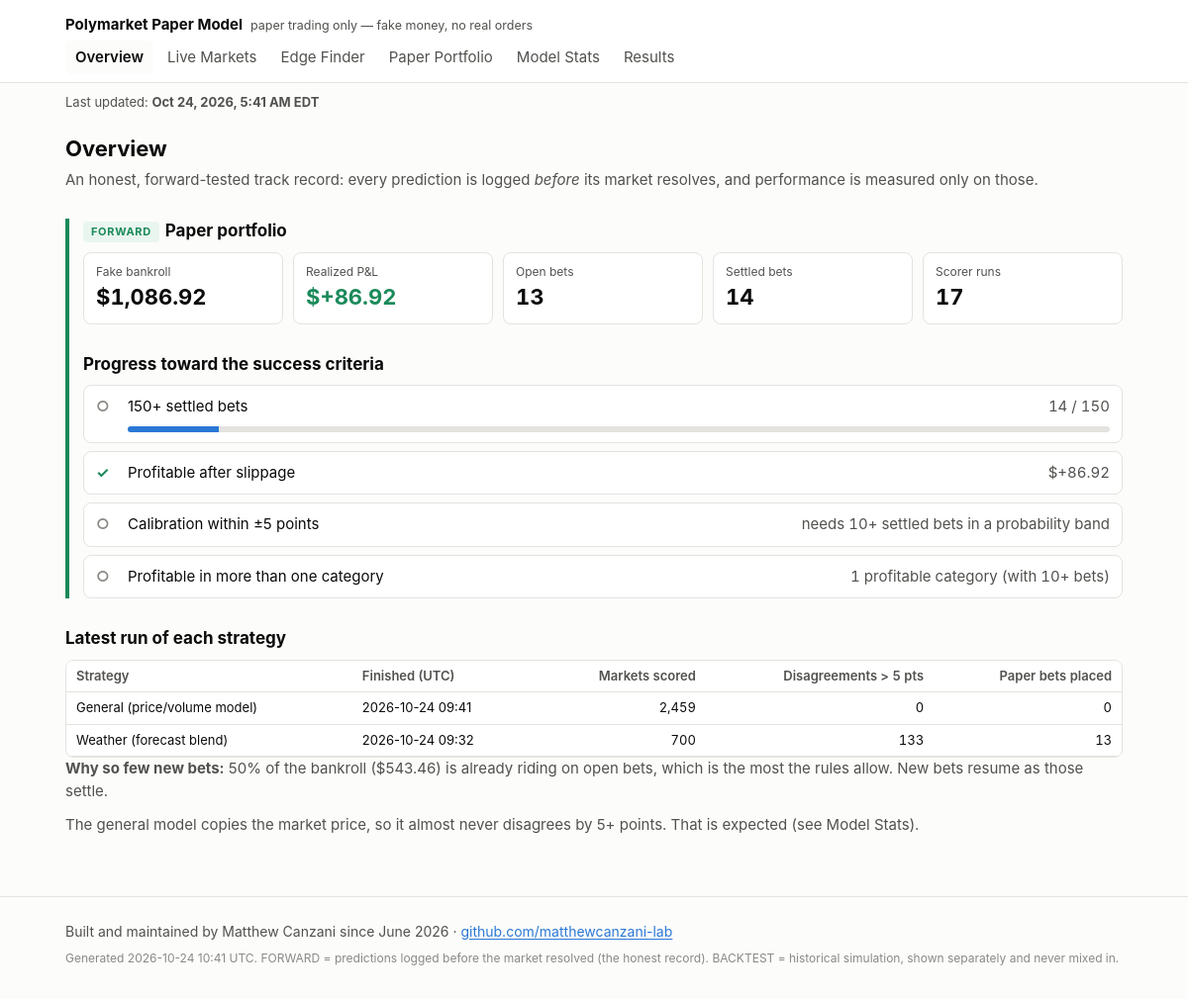
The page /index.html on the database its author committed.
### tables this page shows
CREATE TABLE runs (
    seq INTEGER PRIMARY KEY,
    run_id TEXT UNIQUE NOT NULL,
    started_at TEXT NOT NULL,
    finished_at TEXT NOT NULL,
    model_version TEXT,
    markets_scored INTEGER NOT NULL,
    signals INTEGER NOT NULL,
    bets_placed INTEGER NOT NULL,
    settings_json TEXT NOT NULL,
    prev_hash TEXT NOT NULL,
    row_hash TEXT NOT NULL
);

### pmodel/dashboard/app.py (the view)
    @app.route("/")
    @app.route("/index.html")
    def index():
        c = conn()
        fs = data.forward_stats(c)
        scores = data.load_scores(scores_path)
        return render_template("index.html", **ctx("index.html"), fs=fs, scores=scores,
                               criteria=data.success_criteria(fs), runs_by_strategy=data.latest_runs(c),
                               weather=data.load_weather_scores(weather_scores_path),
                               integrity=ledger.verify(c),
                               runs=c.execute("SELECT COUNT(*) FROM runs").fetchone()[0])

### pmodel/dashboard/data.py (called while the page is built)
def load_scores(path=None):
    path = path or config.LATEST_SCORES_PATH
    try:
        return json.loads(path.read_text())
    except (FileNotFoundError, ValueError):
        return None

def load_weather_scores(path=None):
    return load_scores(path or config.LATEST_WEATHER_SCORES_PATH)

def age_hours(iso, now=None):
    if not iso:
        return None
    from datetime import datetime, timezone
    t = datetime.strptime(iso, "%Y-%m-%dT%H:%M:%SZ").replace(tzinfo=timezone.utc)
    return ((now or datetime.now(timezone.utc)) - t).total_seconds() / 3600

def eastern(iso):
    if not iso:
        return None
    from datetime import datetime, timezone
    from zoneinfo import ZoneInfo
    t = datetime.strptime(iso, "%Y-%m-%dT%H:%M:%SZ").replace(tzinfo=timezone.utc)
    et = t.astimezone(ZoneInfo("America/New_York"))
    hour = et.strftime("%I").lstrip("0")
    return f"{et:%b} {et.day}, {et.year}, {hour}:{et:%M %p} {et.tzname()}"

def latest_runs(conn):
    seen, out = set(), []
    for r in conn.execute("SELECT * FROM runs ORDER BY seq DESC"):
        name = strategy_of(r["model_version"])
        if name not in seen:
            seen.add(name)
            out.append(dict(r, strategy=name))
    return out

def strategy_of(model_version: str) -> str:
    return "Weather (forecast blend)" if (model_version or "").startswith("weather") else \
        "General (price/volume model)"

def bets(conn):
    return [dict(r) for r in conn.execute(
        """SELECT b.*, s.settled_at, s.yes_payout, s.payout, s.pnl
           FROM bets b LEFT JOIN settlements s USING (bet_id) ORDER BY b.seq DESC""")]

### pmodel/trading/ledger.py (called while the page is built)
def _guard_triggers():
    sql = []
    for t in LEDGER_TABLES:
        for op in ("UPDATE", "DELETE"):
            sql.append(f"""CREATE TRIGGER IF NOT EXISTS {t}_no_{op.lower()}
                BEFORE {op} ON {t}
                BEGIN SELECT RAISE(ABORT, '{t} is append-only: {op} is not allowed'); END;""")
    return "\n".join(sql)

def connect(path: Path = None) -> sqlite3.Connection:
    path = Path(path or config.PREDICTIONS_DB_PATH)
    path.parent.mkdir(parents=True, exist_ok=True)
    conn = sqlite3.connect(path)
    conn.row_factory = sqlite3.Row
    conn.executescript(SCHEMA)
    conn.executescript(_guard_triggers())
    return conn

def _hash(prev_hash: str, fields: dict) -> str:
    payload = prev_hash + json.dumps(fields, sort_keys=True, separators=(",", ":"), default=str)
    return hashlib.sha256(payload.encode()).hexdigest()

### pmodel/dashboard/templates/index.html (shortened to what this page needs)
{% extends "base.html" %}
{% block body %}
<h1>Overview</h1>
<p class="lede">An honest, forward-tested track record: every prediction is logged <em>before</em> its market resolves, and performance is measured only on those.</p>
<section class="fwd">
<h2><span class="badge fwd">FORWARD</span>Paper portfolio</h2>
<div class="tiles">
  <div class="tile"><div class="k">Fake bankroll</div><div class="v">${{ '{:,.2f}'.format(fs.money.bankroll) }}</div></div>
  <div class="tile"><div class="k">Realized P&amp;L</div><div class="v {{ 'pos' if fs.total_pnl > 0 else 'neg' if fs.total_pnl < 0 }}">${{ '{:+,.2f}'.format(fs.total_pnl) }}</div></div>
  <div class="tile"><div class="k">Open bets</div><div class="v">{{ fs.open }}</div></div>
  <div class="tile"><div class="k">Settled bets</div><div class="v">{{ fs.settled }}</div></div>
  <div class="tile"><div class="k">Scorer runs</div><div class="v">{{ runs }}</div></div>
</div>
<h2>Progress toward the success criteria</h2>
{% include "_criteria.html" %}
</section>
<h2>Latest run of each strategy</h2>
{% if runs_by_strategy %}<div class="tablewrap"><table>
<tr><th>Strategy</th><th>Finished (UTC)</th><th class="n">Markets scored</th><th class="n">Disagreements &gt; {{ (cfg.EDGE_THRESHOLD * 100)|round|int }} pts</th><th class="n">Paper bets placed</th></tr>
{% for r in runs_by_strategy %}<tr><td>{{ r.strategy }}</td><td>{{ r.finished_at[:16].replace('T', ' ') }}</td>
<td class="n">{{ '{:,}'.format(r.markets_scored) }}</td><td class="n">{{ r.signals }}</td><td class="n">{{ r.bets_placed }}</td></tr>{% endfor %}
</table></div>
{% if fs.money.available < cfg.MIN_STAKE_USD and fs.open %}
<p class="note"><strong>Why so few new bets:</strong> {{ '{:.0%}'.format(cfg.MAX_OPEN_EXPOSURE_FRACTION) }} of the bankroll
(${{ '{:,.2f}'.format(fs.money.open_stake) }}) is already riding on open bets, which is the most the rules allow.
New bets resume as those settle.</p>{% endif %}
<p class="note">The general model copies the market price, so it almost never disagrees by 5+ points. That is expected (see Model Stats).</p>
{% else %}<p class="empty">No runs yet.</p>{% endif %}
{% endblock %}

### pmodel/dashboard/templates/base.html (style rules this page uses)
:root { --bg: #fcfcfb; --surface: #ffffff; --ink: #0b0b0b; --ink-2: #52514e; --muted: #8a8984; --line: #e4e3df; --accent: #2a78d6; --good: #1b8a5a; --bad: #c4382b; --warn: #b07400; --fwd: #1b8a5a; --fwd-bg: #e9f6ef; --bt: #6b6a66; --bt-bg: #f1f0ec; }
* { box-sizing: border-box; }
html { -webkit-text-size-adjust: 100%; text-size-adjust: 100%; }
body { margin: 0; background: var(--bg); color: var(--ink); font: 15px/1.5 -apple-system, BlinkMacSystemFont, "Segoe UI", Roboto, sans-serif; }
h1 { font-size: 22px; margin: 0 0 4px; }
h2 { font-size: 17px; margin: 28px 0 8px; }
p.lede, .note { color: var(--ink-2); margin: 0 0 12px; }
.badge { display: inline-block; font-size: 11px; font-weight: 700; letter-spacing: .06em; padding: 2px 8px; border-radius: 4px; vertical-align: middle; margin-right: 6px; }
.badge.fwd { color: var(--fwd); background: var(--fwd-bg); }
section.fwd { border-left: 4px solid var(--fwd); padding-left: 14px; }
.tiles { display: grid; grid-template-columns: repeat(auto-fit, minmax(160px, 1fr)); gap: 10px; }
.tile { background: var(--surface); border: 1px solid var(--line); border-radius: 8px; padding: 10px 12px; }
.tile .k { color: var(--ink-2); font-size: 12px; }
.tile .v { font-size: 22px; font-weight: 650; font-variant-numeric: tabular-nums; }
.tablewrap { overflow-x: auto; border: 1px solid var(--line); border-radius: 8px; background: var(--surface); }
table { border-collapse: collapse; width: 100%; font-size: 13px; }
th, td { padding: 6px 10px; border-bottom: 1px solid var(--line); text-align: left; white-space: nowrap; }
th { color: var(--ink-2); font-weight: 600; background: var(--surface); position: sticky; top: 0; }
td.n, th.n { text-align: right; font-variant-numeric: tabular-nums; }
.pos { color: var(--good); }

### rows shown on the page
runs: strategy "General (price/volume model)", finished_at "2026-10-24 09:41", markets_scored "2,459", signals "0", bets_placed "0"
runs: strategy "Weather (forecast blend)", finished_at "2026-10-24 09:32", markets_scored "700", signals "133", bets_placed "13"

### other values the page prints
{{ name }} "Overview" "Live Markets" "Edge Finder" "Paper Portfolio" "Model Stats" "Results"
{{ '{:,.2f}'.format(fs.money.bankroll) }} "1,086.92"
{{ '{:+,.2f}'.format(fs.total_pnl) }} "+86.92"
{{ fs.open }} "13"
{{ fs.settled }} "14"
{{ runs }} "17"
{{ '✓' if c.met else '○' }} "○" "✓" "○" "○"
{{ c.name }} "150+ settled bets" "Profitable after slippage" "Calibration within ±5 points" "Profitable in more than one category"
{{ c.value }} "14 / 150" "$+86.92" "needs 10+ settled bets in a probability band" "1 profitable category (with 10+ bets)"
{{ (cfg.EDGE_THRESHOLD * 100)|round|int }} "5"
{{ '{:.0%}'.format(cfg.MAX_OPEN_EXPOSURE_FRACTION) }} "50%"
{{ '{:,.2f}'.format(fs.money.open_stake) }} "543.46"
